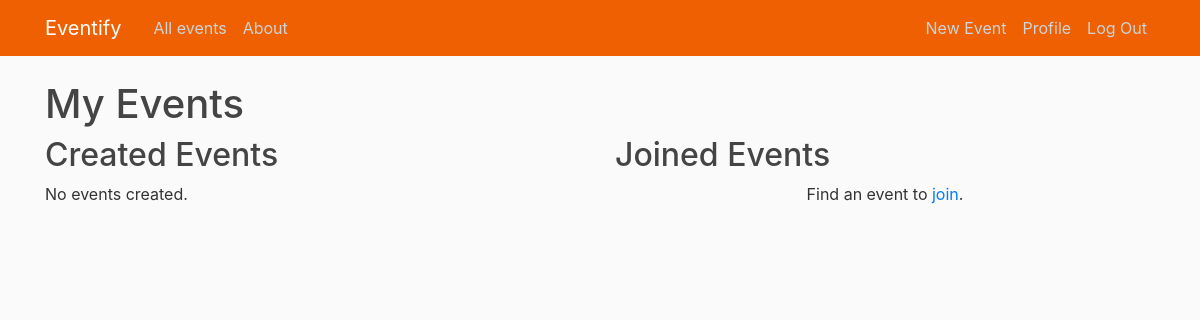
Before: /my_events/ (signed in) with the older database file.
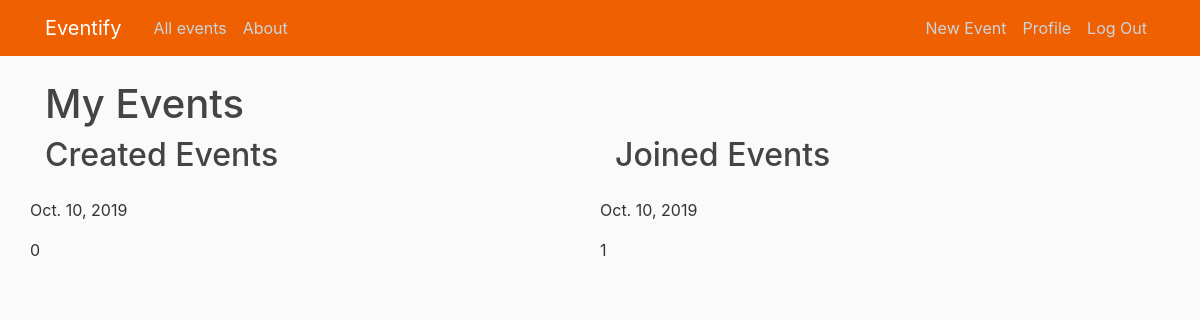
After: the same page with the newer database file.
### event/models.py (models this page shows, shortened)
class Post(models.Model):
    title = models.CharField(max_length=100)
    date_posted = models.DateTimeField(default=timezone.now)
    author = models.ForeignKey(User, on_delete=models.CASCADE, null=True)
    attendees = models.ManyToManyField(User, related_name='attendees')
    start_date = models.DateTimeField(null=True)
    end_date = models.DateTimeField(null=True)
    attendance_limit = models.IntegerField(null=True, default=10000)
    location = models.CharField(max_length=100, null=True)
    content = models.TextField()
    image = models.ImageField(default="default_event.jpg", upload_to="event_images")
    is_private = models.BooleanField(default=False)
    class Meta:
       ordering = ['-start_date']

### event/views.py (the view)
# urls.py: path('my_events/', event_views.HtmlRender.myEvents, name='my-events'),
    @login_required
    def myEvents(request):
        user = request.user
        try:
            created_events = Post.objects.filter(author=user)
            joined_events = Post.objects.filter(attendees=user)
        except TypeError:
            return redirect('users/templates/users/login.html')
        context = {
            'page': 'myEvents',
            'coverHeading': 'My Events',
            'created_events': created_events,
            'joined_events': joined_events
        }
        return render(request, 'event/my_events.html', context)

### event/templates/event/my_events.html (shortened to what this page needs)
{% extends "event/base.html" %}
{% block content %}
     <main role="main" class="inner cover">
         <h1 class="cover-heading">{{ coverHeading }}</h1>
         <div class="row">
              <div class="col-sm-12 col-lg-6 created-events">
                  <h2>Created Events <a href="{% url 'my-events' %}"></a></h2>
                  {% if created_events %}
                        <div class="row event-search-results">
                            {% for event in created_events %}
                                <div class="event-preview" data-id="{{ event.id }}">
                                    <p>{{ event.start_date.date }}</p>
                                    <span  class="attendee-count">
                                        {{ event.attendees.all.count }}
                                    </span>
                                </div>
                            {% endfor %}
                        </div>
                  {% else %}
                        <p class="text center">
                            No events created.
                        </p>
                  {% endif %}
              </div>
              <div class="col-sm-12 col-lg-6 joined-events">
                    <h2>Joined Events</h2>
                    {% if joined_events %}
                        <div class="row event-search-results">
                            {% for event in joined_events %}
                                <div class="event-preview" data-id="{{ event.id }}">
                                    <p>{{ event.start_date.date }}</p>
                                    <span  class="attendee-count">
                                        {{ event.attendees.all.count }}
                                    </span>
                                </div>
                            {% endfor %}
                        </div>
                    {% else %}
                        <p class="text-center">
                            Find an event to <a href="{% url 'all-events' %}">join</a>.
                        </p>
                    {% endif %}
              </div>
         </div>
     </main>
{% endblock %}

Changed rows visible on the page:
added Post: start_date "Oct. 10, 2019", attendees.all.count "0", shown under "Created Events"
now on this page (row unchanged): Post: start_date "Oct. 10, 2019", attendees.all.count "1", shown under "Joined Events"
Other visible differences:
text no longer shown: "No events created. Find an event to join ."
